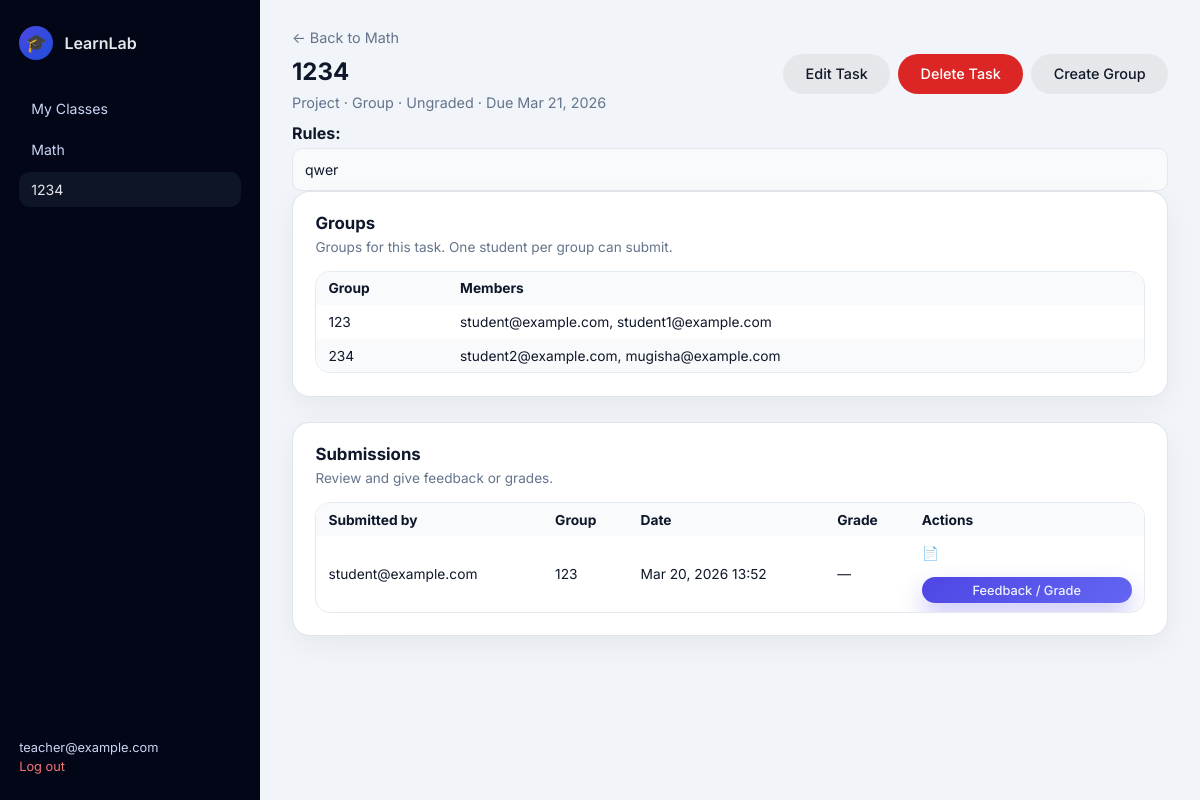
Before: /teacher/tasks/2/ (signed in) with the older database file.
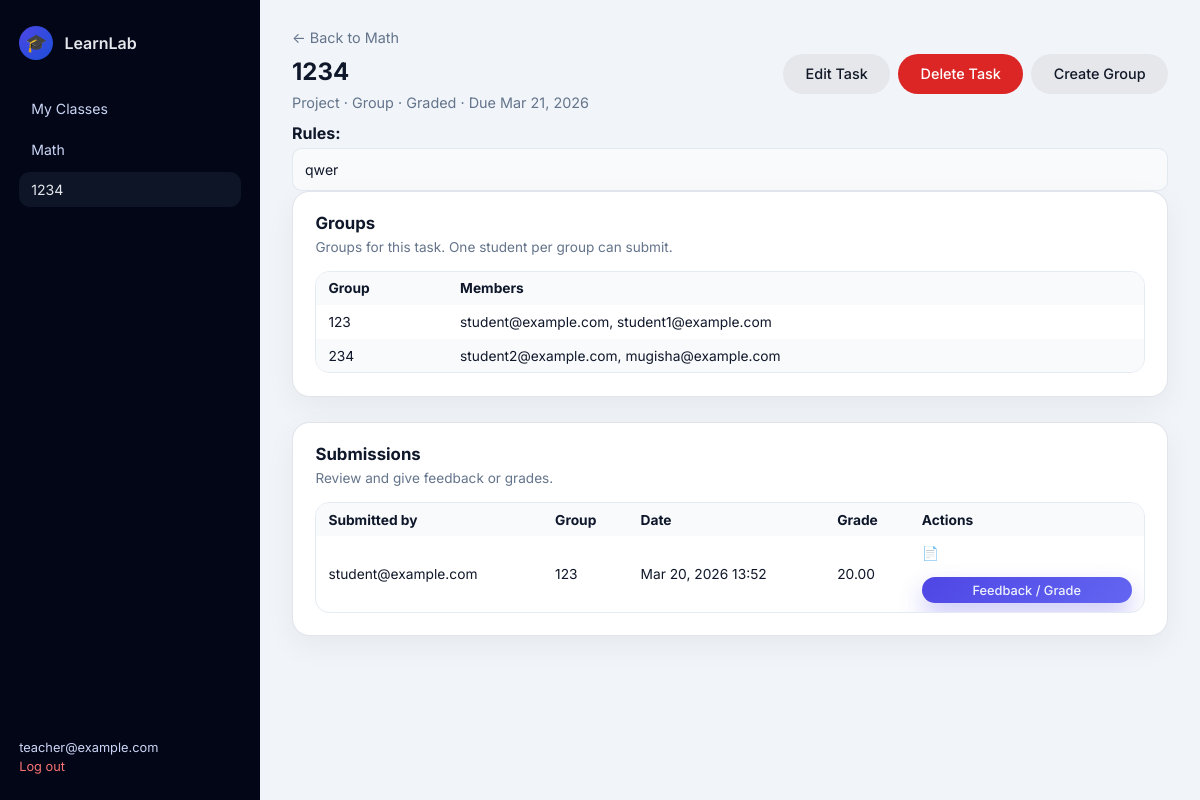
After: the same page with the newer database file.
### core/models.py (models this page shows, shortened)
class TaskSubmission(models.Model):
    task = models.ForeignKey(Task, on_delete=models.CASCADE, related_name="submissions")
    submitted_by = models.ForeignKey(
        settings.AUTH_USER_MODEL,
        on_delete=models.CASCADE,
        related_name="submissions",
    )
    group = models.ForeignKey(
        TaskGroup,
        on_delete=models.CASCADE,
        null=True,
        blank=True,
        related_name="submissions",
    )
    content = models.TextField(blank=True)
    link = models.URLField(blank=True)
    skills_gained = models.TextField(blank=True, help_text="Optional skills the student learned.")
    file = models.FileField(upload_to="submissions/%Y/%m/", blank=True, null=True)
    submitted_at = models.DateTimeField(auto_now_add=True)
    feedback = models.TextField(blank=True)
    grade = models.DecimalField(max_digits=5, decimal_places=2, null=True, blank=True)
    graded_at = models.DateTimeField(null=True, blank=True)
    graded_by = models.ForeignKey(
        settings.AUTH_USER_MODEL,
        on_delete=models.SET_NULL,
        null=True,
        blank=True,
        related_name="graded_submissions",
    )
    class Meta:
        ordering = ["-submitted_at"]

class User(AbstractUser):
    class Roles(models.TextChoices):
        ADMIN = "ADMIN", "Admin"
        TEACHER = "TEACHER", "Teacher"
        STUDENT = "STUDENT", "Student"
    role = models.CharField(
        max_length=20,
        choices=Roles.choices,
        default=Roles.STUDENT,
    )
    student_class = models.ForeignKey(
        "Classroom",
        on_delete=models.SET_NULL,
        null=True,
        blank=True,
        related_name="students",
    )

class TaskGroup(models.Model):
    task = models.ForeignKey(Task, on_delete=models.CASCADE, related_name="groups")
    name = models.CharField(max_length=100)
    students = models.ManyToManyField(
        settings.AUTH_USER_MODEL,
        related_name="task_groups",
        blank=True,
        limit_choices_to={"role": "STUDENT"},
    )
    class Meta:
        unique_together = [["task", "name"]]

### core/views.py (the view)
    def wrapped(request: HttpRequest, *args, **kwargs):
        user: User = request.user  # type: ignore[assignment]
        if not user.is_authenticated or user.role != User.Roles.TEACHER:
            messages.error(request, "You do not have access to this page.")
            return redirect("login")
        return view(request, *args, **kwargs)

### core/views.py (called while the page is built)
def _require_teacher(view):
    def wrapped(request: HttpRequest, *args, **kwargs):
        user: User = request.user  # type: ignore[assignment]
        if not user.is_authenticated or user.role != User.Roles.TEACHER:
            messages.error(request, "You do not have access to this page.")
            return redirect("login")
        return view(request, *args, **kwargs)
    return wrapped

@login_required
@_require_teacher
def teacher_task_detail(request: HttpRequest, task_id: int) -> HttpResponse:
    task = get_object_or_404(Task, pk=task_id)
    if request.user not in task.course.classroom.teachers.all():
        messages.error(request, "You are not assigned to this class.")
        return redirect("teacher_dashboard")
    groups = task.groups.all()
    submissions = task.submissions.all()
    context: Dict[str, Any] = {
        "task": task,
        "course": task.course,
        "groups": groups,
        "submissions": submissions,
    }
    return render(request, "core/teacher_task_detail.html", context)

### templates/core/teacher_task_detail.html (shortened to what the changed rows need)
{% extends "core/base.html" %}
{% block body_class %}page-dashboard page-dashboard-teacher{% endblock %}
{% block content %}
<div class="dashboard-layout">
    <main class="dashboard-main">
        <header class="dashboard-header">
            <a href="{% url 'teacher_course_detail' course.pk %}" class="back-link">← Back to {{ course.name }}</a>
            <div class="card-header-row">
                <h1>{{ task.title }}</h1>
                <span class="action-group">
                </span>
            </div>
            <p>{{ task.get_task_type_display }} · {% if task.is_group_task %}Group{% else %}Individual{% endif %} · {% if task.is_graded %}Graded{% else %}Ungraded{% endif %} · Due {{ task.due_date|date:"M j, Y"|default:"—" }}</p>
            {% if task.rules %}
                <div class="task-rules"><strong>Rules:</strong><pre>{{ task.rules }}</pre></div>
            {% endif %}
        </header>
        {% if task.is_group_task %}
        <section class="card">
            <h2>Groups</h2>
            <div class="table-wrapper">
                <table class="data-table">
                    <thead><tr><th>Group</th><th>Members</th></tr></thead>
                </table>
            </div>
        </section>
        {% endif %}
        <section class="card" style="margin-top: 1.6rem;">
            <h2>Submissions</h2>
            <div class="table-wrapper">
                <table class="data-table">
                    <thead>
                    <tr><th>Submitted by</th><th>Group</th><th>Date</th><th>Grade</th><th>Actions</th></tr>
                    </thead>
                    <tbody>
                    {% for s in submissions %}
                        <tr>
                            <td>{{ s.submitted_by.username }}</td>
                            <td>{{ s.group.name|default:"—" }}</td>
                            <td>{{ s.submitted_at|date:"M j, Y H:i" }}</td>
                            <td>{{ s.grade|default:"—" }}</td>
                            <td class="table-actions">
                                {% if s.content %}<span class="submission-preview" title="{{ s.content|truncatewords:30 }}">📄</span>{% endif %}
                                <a href="{% url 'teacher_submission_grade' s.pk %}" class="btn btn-sm btn-primary">Feedback / Grade</a>
                            </td>
                        </tr>
                    {% empty %}
                        <tr><td colspan="5" class="text-muted">No submissions yet.</td></tr>
                    {% endfor %}
                    </tbody>
                </table>
            </div>
        </section>
    </main>
</div>
{% endblock %}

Changed rows visible on the page:
changed TaskSubmission "student@example.com": grade "—" → "20.00"
Other visible differences:
text no longer shown: "Ungraded"
text now shown: "Graded"
